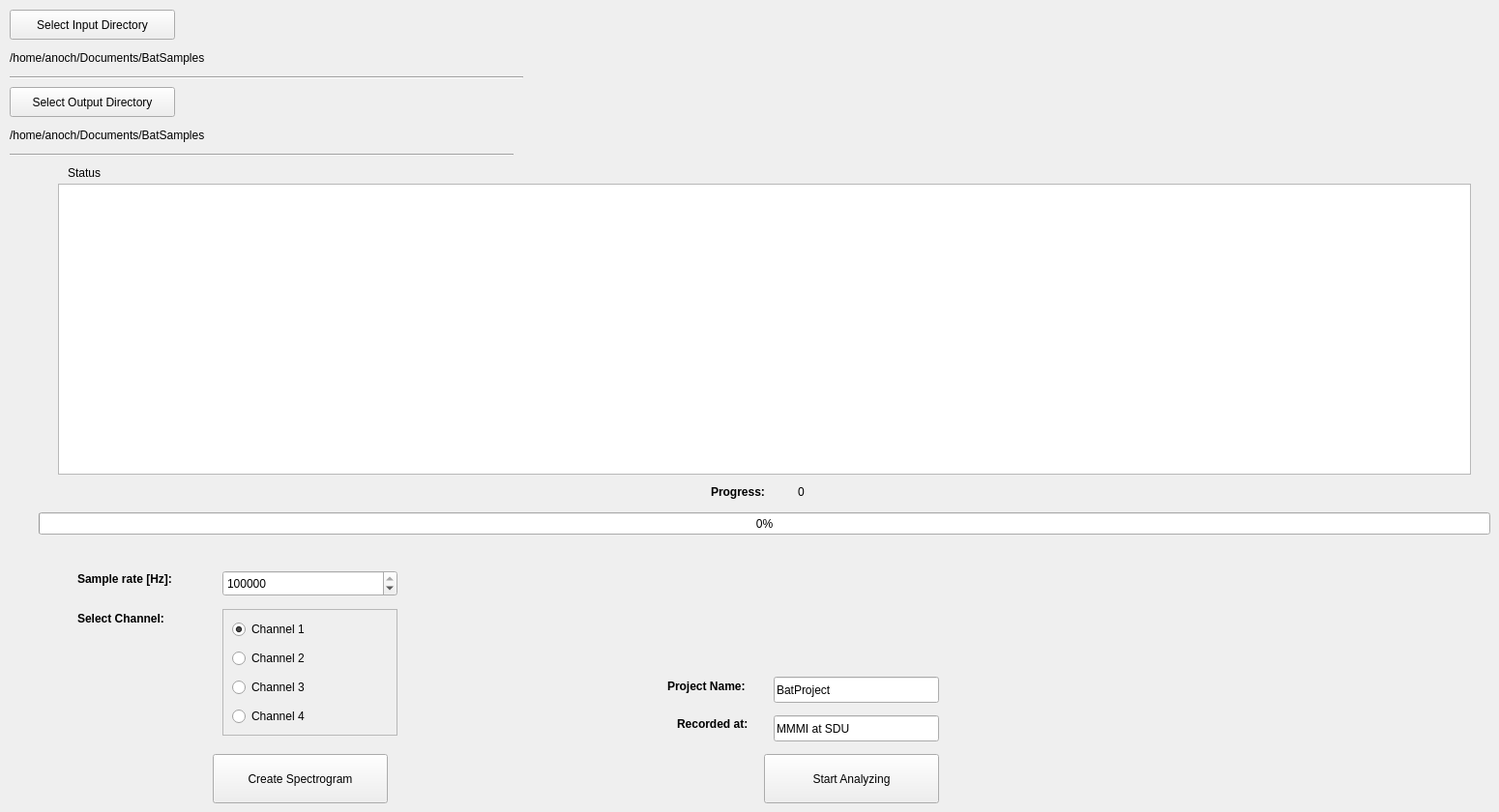
    <widget class="QWidget" name="tab_analyze">
     <attribute name="title">
      <string>Analyze</string>
     </attribute>
     <widget class="QPushButton" name="button_start">
      <property name="geometry">
       <rect>
        <x>790</x>
        <y>780</y>
        <width>181</width>
        <height>51</height>
       </rect>
      </property>
      <property name="text">
       <string>Start Analyzing</string>
      </property>
     </widget>
     <widget class="QProgressBar" name="progressBar_analyse">
      <property name="geometry">
       <rect>
        <x>40</x>
        <y>530</y>
        <width>1501</width>
        <height>23</height>
       </rect>
      </property>
      <property name="value">
       <number>0</number>
      </property>
     </widget>
     <widget class="QTextEdit" name="textEdit_overview">
      <property name="geometry">
       <rect>
        <x>60</x>
        <y>190</y>
        <width>1461</width>
        <height>301</height>
       </rect>
      </property>
      <property name="font">
       <font>
        <pointsize>12</pointsize>
        <weight>75</weight>
        <bold>true</bold>
       </font>
      </property>
      <property name="lineWrapMode">
       <enum>QTextEdit::WidgetWidth</enum>
      </property>
      <property name="readOnly">
       <bool>true</bool>
      </property>
     </widget>
     <widget class="QLabel" name="label_status">
      <property name="geometry">
       <rect>
        <x>70</x>
        <y>170</y>
        <width>66</width>
        <height>17</height>
       </rect>
      </property>
      <property name="text">
       <string>Status</string>
      </property>
     </widget>
     <widget class="QPushButton" name="pushButton_createSpectrogram">
      <property name="geometry">
       <rect>
        <x>220</x>
        <y>780</y>
        <width>181</width>
        <height>51</height>
       </rect>
      </property>
      <property name="text">
       <string>Create Spectrogram</string>
      </property>
     </widget>
     <widget class="QPushButton" name="pushButton_SetInputDirectory">
      <property name="geometry">
       <rect>
        <x>10</x>
        <y>10</y>
        <width>171</width>
        <height>31</height>
       </rect>
      </property>
      <property name="whatsThis">
       <string>Select the directory containing the .s16 files</string>
      </property>
      <property name="text">
       <string>Select Input Directory</string>
      </property>
     </widget>
     <widget class="QPushButton" name="pushButton_SetOutputDirectory">
      <property name="geometry">
       <rect>
        <x>10</x>
        <y>90</y>
        <width>171</width>
        <height>31</height>
       </rect>
      </property>
      <property name="whatsThis">
       <string>Select the output directory where all the generated files will be saved to</string>
      </property>
      <property name="text">
       <string>Select Output Directory</string>
      </property>
     </widget>
     <widget class="QLabel" name="label_inputDirectory">
      <property name="geometry">
       <rect>
        <x>10</x>
        <y>50</y>
        <width>531</width>
        <height>20</height>
       </rect>
      </property>
      <property name="text">
       <string>/home/anoch/Documents/BatSamples</string>
      </property>
     </widget>
     <widget class="Line" name="line_17">
      <property name="geometry">
       <rect>
        <x>10</x>
        <y>70</y>
        <width>531</width>
        <height>20</height>
       </rect>
      </property>
      <property name="orientation">
       <enum>Qt::Horizontal</enum>
      </property>
     </widget>
     <widget class="QLabel" name="label_outputDirectory">
      <property name="geometry">
       <rect>
        <x>10</x>
        <y>130</y>
        <width>811</width>
        <height>20</height>
       </rect>
      </property>
      <property name="text">
       <string>/home/anoch/Documents/BatSamples</string>
      </property>
     </widget>
     <widget class="Line" name="line_18">
      <property name="geometry">
       <rect>
        <x>10</x>
        <y>150</y>
        <width>521</width>
        <height>20</height>
       </rect>
      </property>
      <property name="orientation">
       <enum>Qt::Horizontal</enum>
      </property>
     </widget>
     <widget class="QLabel" name="label_Channel">
      <property name="geometry">
       <rect>
        <x>80</x>
        <y>630</y>
        <width>111</width>
        <height>20</height>
       </rect>
      </property>
      <property name="font">
       <font>
        <weight>75</weight>
        <bold>true</bold>
       </font>
      </property>
      <property name="text">
       <string>Select Channel:</string>
      </property>
     </widget>
     <widget class="QFrame" name="frame_rbChannel">
      <property name="geometry">
       <rect>
        <x>230</x>
        <y>630</y>
        <width>181</width>
        <height>131</height>
       </rect>
      </property>
      <property name="frameShape">
       <enum>QFrame::StyledPanel</enum>
      </property>
      <property name="frameShadow">
       <enum>QFrame::Raised</enum>
      </property>
      <widget class="QRadioButton" name="radioButton_channel_1">
       <property name="geometry">
        <rect>
         <x>10</x>
         <y>10</y>
         <width>116</width>
         <height>22</height>
        </rect>
       </property>
       <property name="text">
        <string>Channel 1</string>
       </property>
       <property name="checked">
        <bool>true</bool>
       </property>
      </widget>
      <widget class="QRadioButton" name="radioButton_channel_2">
       <property name="geometry">
        <rect>
         <x>10</x>
         <y>40</y>
         <width>116</width>
         <height>22</height>
        </rect>
       </property>
       <property name="text">
        <string>Channel 2</string>
       </property>
      </widget>
      <widget class="QRadioButton" name="radioButton_channel_3">
       <property name="geometry">
        <rect>
         <x>10</x>
         <y>70</y>
         <width>116</width>
         <height>22</height>
        </rect>
       </property>
       <property name="text">
        <string>Channel 3</string>
       </property>
      </widget>
      <widget class="QRadioButton" name="radioButton_channel_4">
       <property name="geometry">
        <rect>
         <x>10</x>
         <y>100</y>
         <width>116</width>
         <height>22</height>
        </rect>
       </property>
       <property name="text">
        <string>Channel 4</string>
       </property>
      </widget>
     </widget>
     <widget class="QLabel" name="label_SampleRate">
      <property name="geometry">
       <rect>
        <x>80</x>
        <y>590</y>
        <width>131</width>
        <height>17</height>
       </rect>
      </property>
      <property name="font">
       <font>
        <weight>75</weight>
        <bold>true</bold>
       </font>
      </property>
      <property name="text">
       <string>Sample rate [Hz]:</string>
      </property>
     </widget>
     <widget class="QSpinBox" name="spinBox_SampleRate">
      <property name="geometry">
       <rect>
        <x>230</x>
        <y>590</y>
        <width>181</width>
        <height>27</height>
       </rect>
      </property>
      <property name="maximum">
       <number>1000000</number>
      </property>
      <property name="singleStep">
       <number>10000</number>
      </property>
      <property name="value">
       <number>500000</number>
      </property>
     </widget>
     <widget class="QLabel" name="label_RecordedPlace">
      <property name="geometry">
       <rect>
        <x>700</x>
        <y>740</y>
        <width>91</width>
        <height>17</height>
       </rect>
      </property>
      <property name="font">
       <font>
        <weight>75</weight>
        <bold>true</bold>
       </font>
      </property>
      <property name="text">
       <string>Recorded at:</string>
      </property>
     </widget>
     <widget class="QLineEdit" name="lineEdit_recordedAt">
      <property name="geometry">
       <rect>
        <x>800</x>
        <y>740</y>
        <width>171</width>
        <height>27</height>
       </rect>
      </property>
      <property name="text">
       <string>MMMI at SDU</string>
      </property>
     </widget>
     <widget class="QLabel" name="label_ConstFilesFound">
      <property name="geometry">
       <rect>
        <x>735</x>
        <y>500</y>
        <width>81</width>
        <height>17</height>
       </rect>
      </property>
      <property name="font">
       <font>
        <weight>75</weight>
        <bold>true</bold>
       </font>
      </property>
      <property name="text">
       <string>Progress:</string>
      </property>
     </widget>
     <widget class="QLabel" name="label_FilesFoundProgress">
      <property name="geometry">
       <rect>
        <x>825</x>
        <y>500</y>
        <width>271</width>
        <height>17</height>
       </rect>
      </property>
      <property name="text">
       <string>0</string>
      </property>
     </widget>
     <widget class="QLabel" name="label_ProjectName">
      <property name="geometry">
       <rect>
        <x>690</x>
        <y>700</y>
        <width>101</width>
        <height>20</height>
       </rect>
      </property>
      <property name="font">
       <font>
        <weight>75</weight>
        <bold>true</bold>
       </font>
      </property>
      <property name="text">
       <string>Project Name:</string>
      </property>
     </widget>
     <widget class="QLineEdit" name="lineEdit_projectName">
      <property name="geometry">
       <rect>
        <x>800</x>
        <y>700</y>
        <width>171</width>
        <height>27</height>
       </rect>
      </property>
      <property name="text">
       <string>BatProject</string>
      </property>
     </widget>
    </widget>
